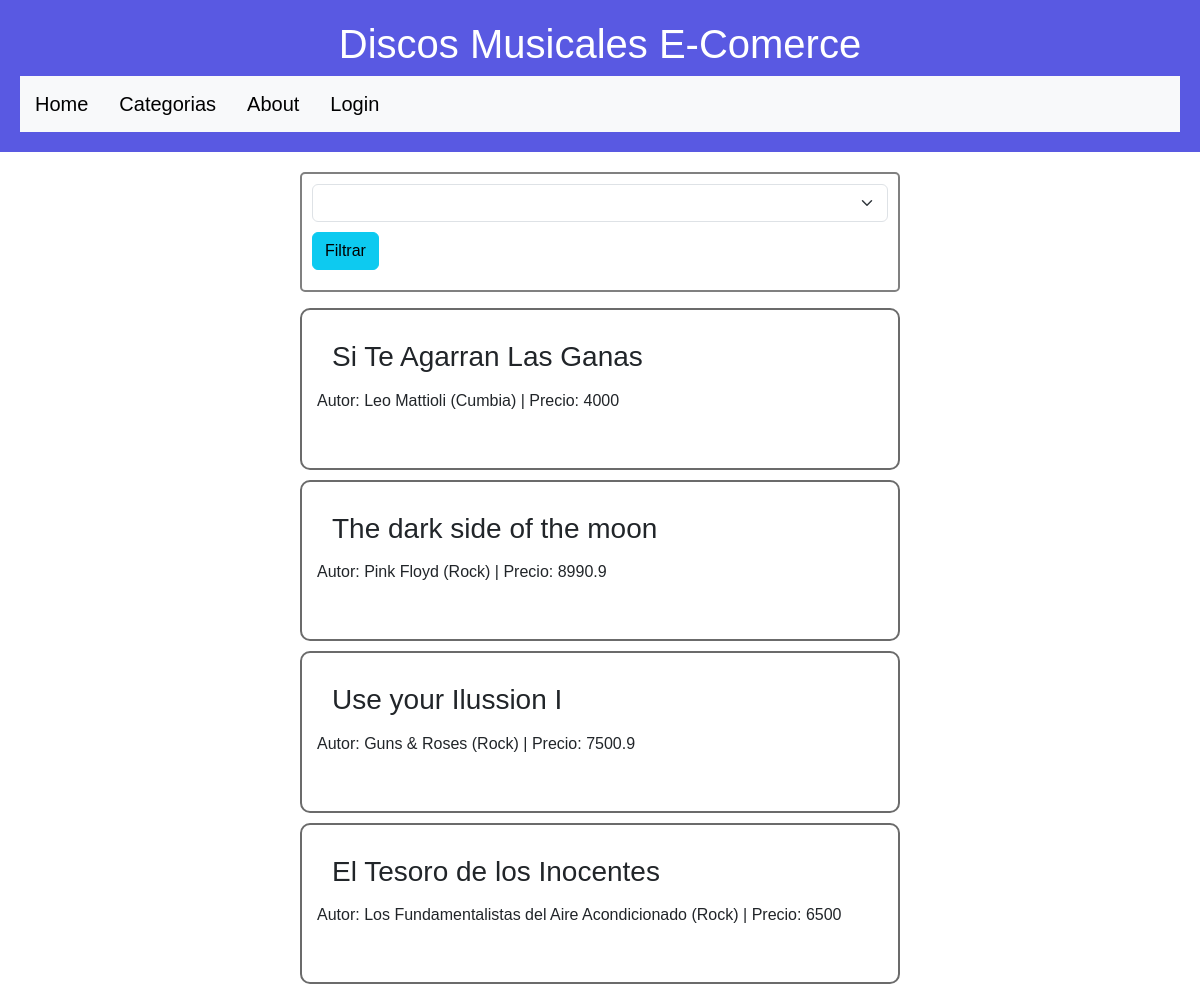
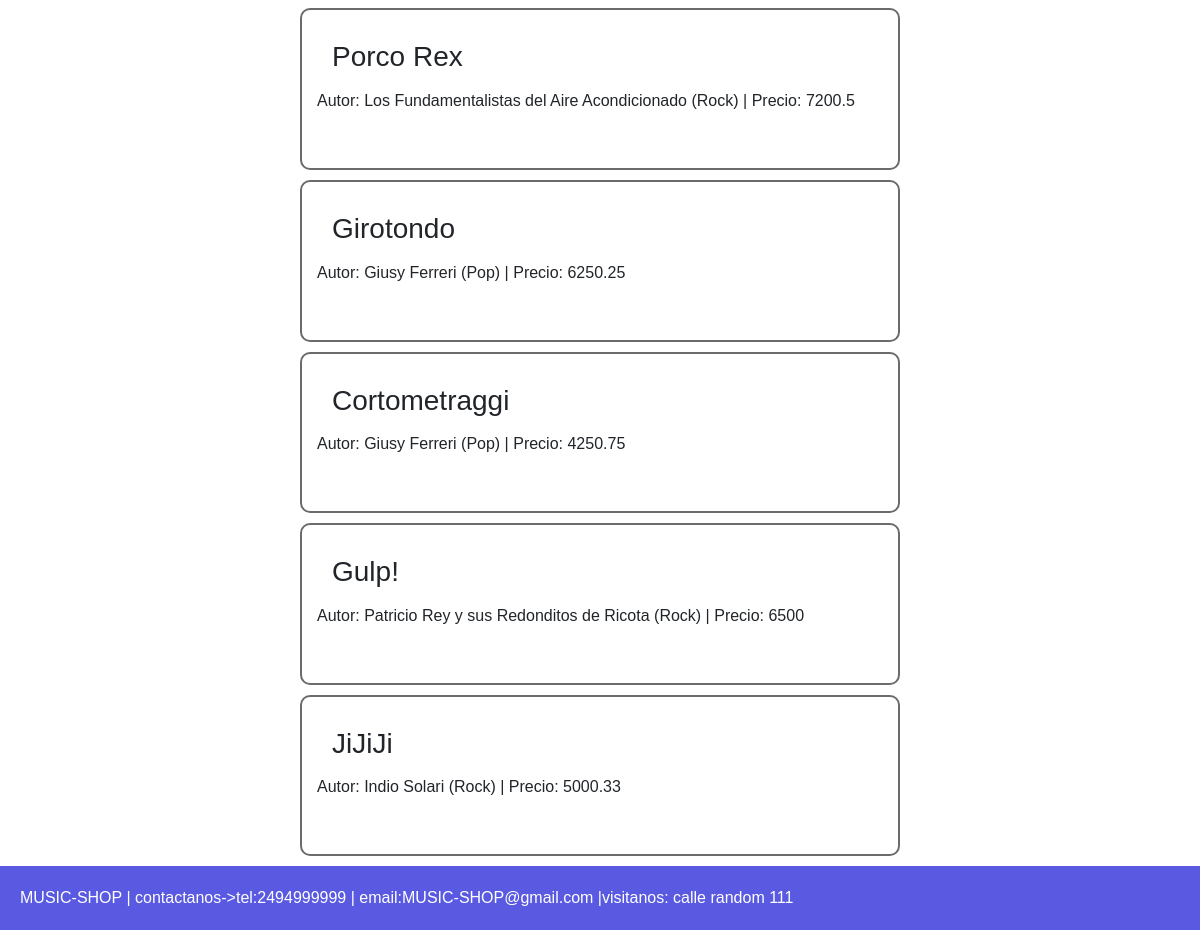
The page / on the database its author committed (2 pictures, top to bottom).
### tables this page shows
CREATE TABLE `discos` (
  `id` int(11) NOT NULL,
  `nombre` varchar(45) NOT NULL,
  `autor` varchar(45) NOT NULL,
  `genero` varchar(45) NOT NULL,
  `precio` float NOT NULL
);

### app/views/discos.view.php (called while the page is built, shortened)
<?php
class discosView{
    public function showDiscos($discos){
        require_once 'templates/discosList.phtml';
    }
}
?>

### app/controllers/discos.controller.php (called while the page is built, shortened)
<?php
require_once './app/models/discos.model.php';
require_once './app/views/discos.view.php';
class DiscosController{
    private $model;
    private $view;
    public function __construct(){
        $this->model = new discosModel();
        $this->view = new discosView();
    }
    public function showDiscos(){
        $discos = $this->model->getDiscos();
        $this->view->showDiscos($discos);
    }
}
?>

### app/models/generos.model.php (called while the page is built)
<?php
class GenerosModel{
    private $db;
    public function __construct(){
        $this->db = new PDO('mysql:host=localhost;dbname=comercio_discos;charset=utf8','root','');
    }
    public function getCategorias(){
        $query = $this->db->prepare('SELECT * FROM genero');
        $query->execute();
        $generos = $query->fetchAll(PDO::FETCH_OBJ);
        return $generos;
    }
}

### app/models/discos.model.php (called while the page is built, shortened)
<?php
class discosModel{
    private $db;
    public function __construct(){
        $this->db = new PDO('mysql:host=localhost;dbname=comercio_discos;charset=utf8','root','');
    }
    function getDiscos(){
        $query = $this->db->prepare('SELECT * FROM discos');
        $query->execute();
        $discos = $query->fetchAll(PDO::FETCH_OBJ);
        return $discos;
    }
}
?>

### templates/discosList.phtml (the view, shortened to what this page needs)
<?php
    require_once 'templates/header.phtml';
    require_once 'templates/formFiltro.phtml';
?>
<section>
    <?php foreach($discos as $disco){?>
        <div class="verDisco">
            <h3><?= $disco->nombre?></h3>
            <p>
                Autor: <?= $disco->autor ?>
                (<?= $disco->genero ?>)  |  Precio: <?= $disco->precio?>
            </p>
        </div>
    <?php } ?>
</section>
<?php
    require 'templates/footer.phtml';
?>

### router.php (shortened to what this page needs)
<?php
require_once "./app/controllers/discos.controller.php";
$action = 'home';
$params = explode('/', $action);
switch ($params[0]) {
    case 'home':
        $controller = new DiscosController();
        $controller->showDiscos();
        break;
}

### templates/header.phtml (shortened to what this page needs)
<!DOCTYPE html>
<html lang="en">
<head>
    <link href="https://cdn.jsdelivr.net/npm/bootstrap@5.3.2/dist/css/bootstrap.min.css" rel="stylesheet">
    <link rel="stylesheet" href="css/style.css">
</head>
<body>
    <header>
        <nav class="titulo container-fluid">
            <h1 class="col-12 text-center">Discos Musicales E-Comerce</h1>
            <nav class="navbar navbar-expand-lg bg-body-tertiary">
                <a class="navbar-brand" href="home">Home</a>
                <a class="navbar-brand" href="categorias">Categorias</a>
                <a class="navbar-brand" href="about">About</a>
                <?php if(isset($_SESSION['logueado'])){
                    ?><a class="navbar-brand" href="logout">Logout</a><?php
                } else {
                    ?><a class="navbar-brand" href="login">Login</a><?php
                }?>
            </nav>
        </nav>
    </header>

### templates/formFiltro.phtml
<?php
require_once './app/models/generos.model.php'; ?>
<form action="filtro" method="POST" class="mb-3 formulario">
    <?php
        $model = new GenerosModel();
        $generos=$model->getCategorias();
    ?>
    <select name="genero" class="form-select">
        <option  value="" selected></option>
        <?php foreach ($generos as $genero) { ?>
           <option value="<?= $genero->genero?>"><?= $genero->genero?></option>;<?php
        }?>
    </select>
    <button type="submit" class="btn btn-info boton">Filtrar</button>
</form>

### templates/footer.phtml (shortened to what this page needs)
    <footer>
        MUSIC-SHOP | contactanos->tel:2494999999 | email:MUSIC-SHOP@gmail.com |visitanos: calle random 111
    </footer>
</body>
</html>

### css/style.css (style rules this page uses)
body { font-family:Arial, Helvetica, sans-serif; }
.titulo, footer { padding: 20px; background-color: #5959e2; color:white; }
.formulario { max-width: 50%; margin: 20px auto 20px; padding: 10px; border: 2px solid gray; border-radius: 5px; }
a { margin-left: 15px; }
h3 { margin: 15px; }
.verDisco { border: 2px solid rgb(107, 107, 107); border-radius: 10px; max-width: 50%; margin: 10px auto 10px; padding: 15px; }
.boton { margin:10px auto 10px; }

### rows shown on the page
discos: nombre "Si Te Agarran Las Ganas", autor "Leo Mattioli", genero "Cumbia", precio "4000"
discos: nombre "The dark side of the moon", autor "Pink Floyd", genero "Rock", precio "8990.9"
discos: nombre "Use your Ilussion I", autor "Guns & Roses", genero "Rock", precio "7500.9"
discos: nombre "El Tesoro de los Inocentes", autor "Los Fundamentalistas del Aire Acondicionado", genero "Rock", precio "6500"
discos: nombre "Porco Rex", autor "Los Fundamentalistas del Aire Acondicionado", genero "Rock", precio "7200.5"
discos: nombre "Girotondo", autor "Giusy Ferreri", genero "Pop", precio "6250.25"
discos: nombre "Cortometraggi", autor "Giusy Ferreri", genero "Pop", precio "4250.75"
discos: nombre "Gulp!", autor "Patricio Rey y sus Redonditos de Ricota", genero "Rock", precio "6500"
discos: nombre "JiJiJi", autor "Indio Solari", genero "Rock", precio "5000.33"
